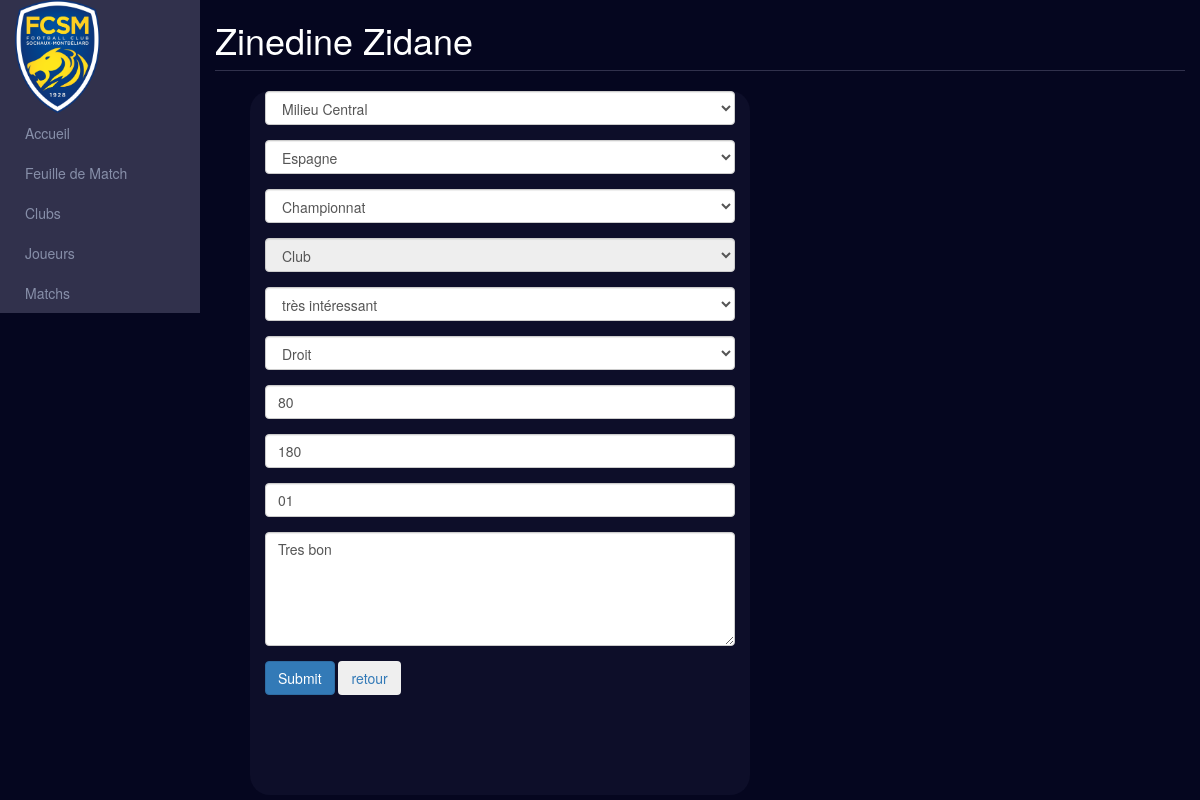
/ProjetV2/editInfoJoueur.php?IDJoueur=1, run on the app's committed database.
### tables this page shows
CREATE TABLE `players` (
  `PlayerID` int(20) UNSIGNED NOT NULL AUTO_INCREMENT PRIMARY KEY,
  `PlayerFirstName` char(50) NOT NULL,
  `PlayerFamilyName` char(50) NOT NULL,
  `PlayerWeight` smallint(3) UNSIGNED DEFAULT NULL,
  `PlayerHeight` smallint(3) UNSIGNED DEFAULT NULL,
  `PlayerNumber` char(255) DEFAULT NULL,
  `PlayerFoot` char(10) DEFAULT NULL,
  `PlayerComment` char(255) DEFAULT NULL,
  `PlayerVideoFilePath` char(255) DEFAULT NULL,
  `PlayerNote` smallint(2) UNSIGNED DEFAULT NULL,
  `ClubID` smallint(3) UNSIGNED DEFAULT NULL,
  `PositionID1` smallint(2) UNSIGNED DEFAULT NULL,
  `PlayerImageFilePath` char(255) DEFAULT NULL,
  `NationID` smallint(3) UNSIGNED DEFAULT NULL,
  `PositionID2` smallint(2) UNSIGNED DEFAULT NULL,
  `PositionID3` smallint(2) UNSIGNED DEFAULT NULL,
  `PlayerNoteID` smallint(2) UNSIGNED DEFAULT NULL
);

CREATE TABLE `positions` (
  `PositionID` smallint(2) UNSIGNED NOT NULL AUTO_INCREMENT PRIMARY KEY,
  `PositionName` char(50) DEFAULT NULL
);

CREATE TABLE `nations` (
  `NationID` smallint(4) UNSIGNED NOT NULL AUTO_INCREMENT PRIMARY KEY,
  `NationName` char(50) DEFAULT NULL
);

CREATE TABLE `notes` (
  `NoteID` smallint(2) UNSIGNED NOT NULL AUTO_INCREMENT PRIMARY KEY,
  `NoteName` char(50) DEFAULT NULL
);

### ProjetV2/editInfoJoueur.php (the view, shortened to what this page needs)
<?php
include_once('../traitementPHP/connection.php');
$con = mysqli_connect('localhost','root','','fcsochaux');
$id = $_GET['IDJoueur'];
$req = "SELECT * FROM players WHERE PlayerID=$id";
$result = mysqli_query($con,$req);
?>
<!DOCTYPE html>
<html lang="fr">
<head>
    <link href="../css/bootstrap.min.css" type="text/css" rel="stylesheet" />
    <link href="../css/feuilleDeMatch.css" type="text/css" rel="stylesheet" />
    <link href="../css/rechercheJoueur.css" type="text/css" rel="stylesheet" />
    <link rel="stylesheet" type="text/css" href="css/navbarstyle.css">
</head>
<body>
<div class="container-fluid">
    <div class="row">
        <?php include 'navbar.php' ?>
        <div class="col-sm-10 feuilleDeMatch ">
            <?php
            while($row = mysqli_fetch_array($result)) {
            ?>
            <div class="barreTitre">
                <h1>  <?php echo $row['PlayerFirstName'];
                    echo " " . $row['PlayerFamilyName'] ?></h1>
            </div>
            <div class="starter-template">
                <div class="row">
                    <div class="colone col-sm-6">
                        <div class="liste1" style="margin-bottom: 100px">
                            <form method="post" action="updateInfoJoueur.php">
                                <div class="form-group">
                                    <?php
                                    $positions = $bd->query('SELECT * FROM positions'); ?>
                                    <SELECT title="Poste" id="poste" Name="Poste" class="form-control">
                                        <?php while ($position = $positions->fetch()) { ?>
                                            <OPTION class="formulaireRechercheJoueurSelectionne"
                                                    <?php if($position['PositionID'] == $row['PositionID1']) echo 'selected="selected"'?> value=<?php echo $position['PositionID']; ?>> <?php echo $position['PositionName']; ?> </OPTION>
                                        <?php } ?>
                                    </SELECT>
                                </div>
                                <div class="form-group">
                                    <?php
                                    $nations = $bd->query('SELECT * FROM nations'); ?>
                                    <SELECT title="pays" id="pays" Name="Pays" class="form-control">
                                        <?php while ($nation = $nations->fetch()) { ?>
                                            <OPTION class="formulaireRechercheJoueurSelectionne"
                                                    <?php if($nation['NationID'] == $row['NationID']) echo 'selected="selected"'?> value=<?php echo $nation['NationID']; ?>> <?php echo $nation['NationName']; ?> </OPTION>
                                        <?php } ?>
                                    </SELECT>
                                </div>
                                <div class="form-group">
                                    <SELECT title="championnat" id="championnat1" Name="Championnat"
                                            class="form-control" onchange='activListClub(1, this.value)'>
                                        <option value="">Championnat</option>
                                    </SELECT>
                                </div>
                                <div class="form-group">
                                    <SELECT title="club" id="club1" Name="Club" class="form-control" disabled>"
                                        <option value="" disabled selected>Club</option>
                                    </SELECT>
                                </div>
                                <div class="form-group">
                                    <?php
                                    $notes = $bd->query('SELECT * FROM notes'); ?>
                                    <SELECT title="note" id="note1" Name="Note" class="form-control">
                                        <?php while ($note = $notes->fetch()) {
                                            ?>
                                            <OPTION class="formulaireRechercheJoueurSelectionne" <?php if($note['NoteID'] == $row['PlayerNoteID']) echo 'selected="selected"'?> value=<?php echo $note['NoteID']; ?>> <?php echo $note['NoteName']; ?> </OPTION>
                                        <?php } ?>
                                    </SELECT>
                                </div>
                                <div class="form-group">
                                    <SELECT title="Pied" id="pied" Name="Pied" class="form-control">
                                        <option value="Droit" <?php if($row['PlayerFoot'] == "Droit") echo 'selected="selected"'?>>Droit</option>
                                    </SELECT>
                                </div>
                                <div class="form-group">
                                    <input type="text" class="form-control" placeholder="Poids: " Name="PoidJoueur" value="<?php echo $row['PlayerWeight']; ?>">
                                </div>
                                <div class="form-group">
                                    <input type="text" class="form-control" placeholder="Taille: " Name="TailleJoueur" value="<?php echo $row['PlayerHeight']; ?>">
                                </div>
                                <div class="form-group">
                                    <input type="text" class="form-control" placeholder="Numéro: " Name="NumberJoueur" value="<?php echo $row['PlayerNumber']; ?>">
                                </div>
                                <div class="form-group">
                                    <textarea placeholder="Commentaire: " class="form-control" rows="5" id="comment"  Name="CommentaireJoueur" ><?php echo $row['PlayerComment']; ?></textarea>
                                </div>
                                <input type="submit" id="uname" name="name" class="btn btn-primary">
                                <?php echo '<a href="pageJoueur.php?IDJoueur=' . $id. '"> <input href="pageJoueur.php?IDJoueur=' . $id. '" type="button" class="btn btn-dark" value="retour"></a>'; ?>
                                <?php } ?>
                            </form>
                        </div>
    </div>
</div>
</body>
</html>

### css/feuilleDeMatch.css (style rules this page uses)
html , body { margin: 0; height: 100%; background-color: #05061F; }
.barreTitre { border-bottom-style: solid; border-bottom-color: #31314C; border-bottom-width: 1px; }
h1, h2 { color: white; }
.feuilleDeMatch { height: 100%; }
.colone { background-color: #0D0E29; margin-top: 20px; margin-left: 50px; border-radius: 20px; }

### ProjetV2/css/navbarstyle.css (style rules this page uses)
html { height: 100%; }
body { height: 100%; background-color: #05061F; color: white; }

### data on the page
players: PlayerFirstName "Zinedine", PlayerFamilyName "Zidane", Poste "Milieu Central", Pays "Espagne", Note "très intéressant", Pied "Droit", PoidJoueur "80", TailleJoueur "180", NumberJoueur "01", CommentaireJoueur "Tres bon"
